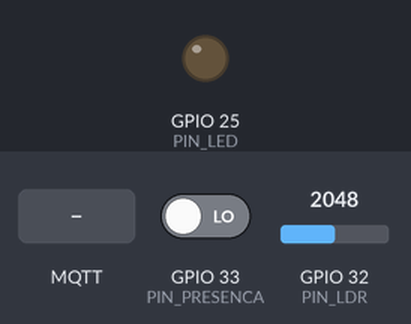
The sketch below on a simulated ESP32. Shown: output pins drawn as LEDs (lit = HIGH). Inputs (shaded band) come from the test bench; at power-on: GPIO 32 (PIN_LDR) = 2048, GPIO 33 (PIN_PRESENCA) LOW. WiFi joins after 1.5 s; servers stay silent unless stated; EEPROM starts erased; no MQTT or app messages arrive unless stated; what the sketch prints to the serial monitor is not drawn.

Above: at 2.7 s.
2.8 s: MQTT message "ON" arrives on the first subscribed topic
At 5.21 s:
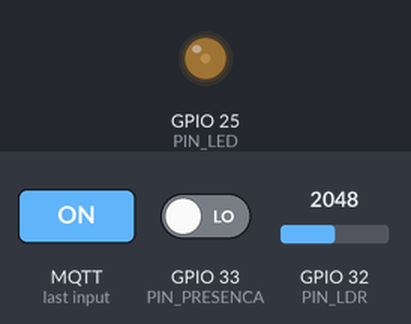
5.8 s: MQTT message "OFF" arrives on the first subscribed topic
At 6.13 s:
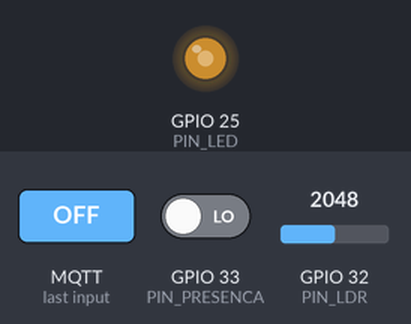
7.7 s: MQTT message "AUTO" arrives on the first subscribed topic
9.2 s: GPIO 32 (PIN_LDR) set to 1052
10.7 s: GPIO 32 (PIN_LDR) set to 932
At 12.9 s:
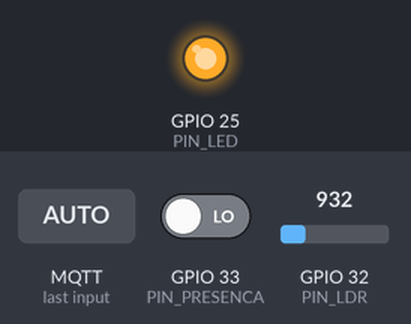
Timing chart, 0 to 13.9 s (numbered marks = the images above; inputs shaded):
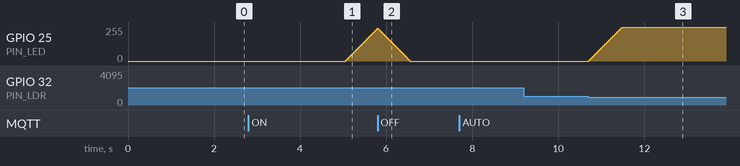

The sketch:

node_iluminacao.ino
```cpp
/* ============================================================
   MINI SMART CITY  -  Placa 2: ILUMINACAO PUBLICA
   ------------------------------------------------------------
   Poste Inteligente = luminosidade (LDR) + presenca (TCRT5000)
     - LDR  (ADC1)  -> decide se esta escuro
     - TCRT5000     -> decide se ha alguem passando sob o poste
     - LED  (PWM)   -> acende so com as DUAS condicoes: escuro E presenca

   POR QUE UM SENSOR REFLEXIVO NO LUGAR DO PIR
   O PIR enxerga corpo quente a metros; o TCRT5000 e optico e reflexivo, e
   enxerga MILIMETROS - o objeto tem de passar por cima dele. Na maquete isso
   muda o que a placa demonstra: em vez de "alguem se aproximando do poste",
   ela detecta "o veiculo passando naquele ponto da via". O que encolheu foi o
   alcance, nao a ideia: continua sendo iluminacao sob demanda. O sensor vai
   embutido no piso, virado para cima, ao lado do poste.

   Duas consequencias que nao sao so de nome:
     - A saida e ATIVA EM BAIXO (LOW com objeto), ao contrario do PIR. Trocar
       so o modulo, sem trocar a comparacao, inverteria o poste inteiro.
     - O TCRT5000 nao tem retencao propria: a saida volta ao repouso no
       instante em que o objeto sai. Quem segura a luz acesa agora e apenas o
       TEMPO_PRESENCA daqui - no PIR, o proprio modulo ja segurava por segundos.

   Controle pelo dashboard Node-RED (MQTT):
     modo   = AUTO | ON | OFF
     limiar = valor do LDR abaixo do qual considera "escuro"

   RECURSOS DE ROBUSTEZ
     - secrets.h        : rede, broker e prefixo de topicos num lugar so
     - LWT              : publica "offline" sozinho se a placa cair
     - Preferences(NVS) : limiar e modo sobrevivem ao reset
     - Heartbeat        : uptime e RSSI para diagnostico

   Core exigido: Arduino-ESP32 3.x
   Bibliotecas:  PubSubClient, ArduinoJson (v7)
   ============================================================ */

#include <WiFi.h>
#include <PubSubClient.h>
#include <ArduinoJson.h>
#include <Preferences.h>
#include "secrets.h"

const char* NODE_ID = "esp32-iluminacao";

// ---------- TOPICOS ----------
const char* TOP_ESTADO = TOPIC_BASE "cidade/iluminacao/estado";
const char* TOP_CMD    = TOPIC_BASE "cidade/iluminacao/cmd";
const char* TOP_STATUS = TOPIC_BASE "cidade/iluminacao/status";
const char* TOP_HB     = TOPIC_BASE "cidade/iluminacao/heartbeat";

// ---------- PINOS ----------
const int PIN_LDR = 32;   // ADC1 (obrigatorio com WiFi ligado)
const int PIN_PRESENCA = 33;   // DO do TCRT5000; o AO fica sem ligacao
const int PIN_LED = 25;   // saida PWM

// Nivel que o modulo apresenta COM objeto na frente. O TCRT5000 vai a LOW; se o
// seu acender o LED de bordo e o pino subir, esta e a unica linha a trocar.
const int NIVEL_DETECTADO = LOW;

// ---------- PARAMETROS (persistidos na NVS) ----------
int    limiar = 1000;      // abaixo disso = escuro
String modo   = "AUTO";    // AUTO | ON | OFF
// Brilho com escuro e SEM ninguem. Zero significa apagado: o poste exige as
// duas condicoes. Vale saber o que se abre mao aqui - iluminacao publica de
// verdade nao apaga entre um pedestre e outro, ela cai para uma base (80 = ~30%)
// e sobe quando alguem passa, porque rua as escuras e problema de seguranca
// publica. Trocar este 0 por 80 devolve o poste dimerizavel sem mexer em mais
// nada: a logica abaixo ja e a mesma nos dois casos.
const int  brilhoBase  = 0;
const int  brilhoAlto  = 255;
const unsigned long TEMPO_PRESENCA = 5000;

// ---------- ESTADO ----------
int           valorLDR    = 0;
bool          presenca    = false;
int           brilhoAtual = 0;
unsigned long fimPresenca = 0;

// ---------- INFRA ----------
WiFiClient    espClient;
PubSubClient  client(espClient);
Preferences   prefs;

unsigned long ultimaTentativaMqtt = 0;
const unsigned long INTERVALO_RECONEXAO = 5000;
unsigned long ultimaTelemetria = 0;
const unsigned long INTERVALO_TELEMETRIA = 1500;
unsigned long ultimoHeartbeat = 0;
const unsigned long INTERVALO_HEARTBEAT = 10000;

// ============================================================
//  PERSISTENCIA (NVS)
// ============================================================
void carregarConfig() {
  prefs.begin("iluminacao", false);
  limiar = prefs.getInt("limiar", limiar);
  modo   = prefs.getString("modo", modo);
  Serial.print("Config carregada -> limiar="); Serial.print(limiar);
  Serial.print(" modo="); Serial.println(modo);
}
void salvarConfig() {
  prefs.putInt("limiar", limiar);
  prefs.putString("modo", modo);
}

// ============================================================
//  WiFi / MQTT
// ============================================================
void setupWifi() {
  WiFi.mode(WIFI_STA);
  WiFi.begin(WIFI_SSID, WIFI_PASS);
  Serial.print("Conectando WiFi");
  while (WiFi.status() != WL_CONNECTED) { delay(300); Serial.print("."); }
  Serial.println();
  Serial.print("IP: "); Serial.println(WiFi.localIP());
}

void callback(char* topic, byte* payload, unsigned int length) {
  String msg;
  for (unsigned int i = 0; i < length; i++) msg += (char)payload[i];
  Serial.print("CMD: "); Serial.println(msg);

  bool mudou = false;
  JsonDocument doc;
  if (!deserializeJson(doc, msg)) {                 // aceita JSON
    if (doc["modo"].is<const char*>())  { modo   = String((const char*)doc["modo"]); mudou = true; }
    if (doc["limiar"].is<int>())        { limiar = doc["limiar"];                    mudou = true; }
  } else {                                          // ou string simples
    msg.trim();
    if (msg == "ON" || msg == "OFF" || msg == "AUTO") { modo = msg; mudou = true; }
  }
  if (mudou) {
    salvarConfig();                                 // calibracao sobrevive ao reset
    // Confirma o comando na telemetria JA no proximo laco, em vez de esperar o
    // periodo de 1,5 s. Alem de deixar o painel responsivo, e o que torna
    // mensuravel a latencia de comando: sem isto, o que se mede e o periodo de
    // publicacao, nao o tempo de resposta.
    ultimaTelemetria = 0;
  }
}

void tentarReconectarMqtt() {
  if (client.connected()) return;
  unsigned long agora = millis();
  if (agora - ultimaTentativaMqtt < INTERVALO_RECONEXAO) return;
  ultimaTentativaMqtt = agora;

  Serial.print("Conectando MQTT... ");
  // LWT: se a placa cair, o broker publica "offline" (retido) sozinho
  if (client.connect(NODE_ID, TOP_STATUS, 1, true, "offline")) {
    Serial.println("ok");
    client.publish(TOP_STATUS, "online", true);
    client.subscribe(TOP_CMD);
  } else {
    Serial.print("falhou rc="); Serial.println(client.state());
  }
}

/* CUIDADO com as sobrecargas do PubSubClient. Nao existe
     publish(const char*, const char*, unsigned int)
   e char* NAO converte implicitamente para uint8_t*, entao escrever
     client.publish(topico, buf, n)
   casa com  publish(const char*, const char*, boolean retained)  e o
   tamanho n vira retained = true. Ou seja: publica RETIDO por acidente,
   sem aviso do compilador.

   A telemetria daqui e deliberadamente NAO retida: a vivacidade vem do
   heartbeat e do LWT, e uma leitura de horas atras nao deve reaparecer
   no painel como se fosse atual. O "online" do TOP_STATUS acima, sim, e
   retido de proposito - faz par com o will message. */
bool publicar(const char* topico, const char* buf, size_t n) {
  return client.publish(topico, (const uint8_t*)buf, (unsigned int)n, false);
}

void publicarTelemetria() {
  JsonDocument doc;
  doc["ldr"]      = valorLDR;
  doc["presenca"] = presenca;
  doc["brilho"]   = brilhoAtual;
  doc["modo"]     = modo;
  doc["limiar"]   = limiar;
  char buffer[160];
  size_t n = serializeJson(doc, buffer);
  publicar(TOP_ESTADO, buffer, n);
}

void publicarHeartbeat() {
  JsonDocument doc;
  doc["uptime"] = millis() / 1000;
  doc["rssi"]   = WiFi.RSSI();
  char buffer[80];
  size_t n = serializeJson(doc, buffer);
  publicar(TOP_HB, buffer, n);
}

// ============================================================
void setup() {
  Serial.begin(115200);
  pinMode(PIN_PRESENCA, INPUT);   // o pull-up e do modulo, nao do ESP32
  pinMode(PIN_LED, OUTPUT);
  analogWrite(PIN_LED, 0);

  carregarConfig();
  setupWifi();
  client.setServer(MQTT_HOST, MQTT_PORT);
  client.setCallback(callback);
}

void loop() {
  tentarReconectarMqtt();
  client.loop();

  // ---- sensores ----
  valorLDR = analogRead(PIN_LDR);            // 0..4095
  presenca = digitalRead(PIN_PRESENCA) == NIVEL_DETECTADO;
  if (presenca) fimPresenca = millis() + TEMPO_PRESENCA;
  bool emPresenca = millis() < fimPresenca;

  // ---- brilho alvo ----
  int alvo;
  if (modo == "OFF")      alvo = 0;
  else if (modo == "ON")  alvo = brilhoAlto;
  else {                                     // AUTO
    // Duas condicoes, e as duas precisam valer: escuro E presenca. A presenca
    // vale por TEMPO_PRESENCA depois do ultimo disparo - sem essa retencao o
    // poste apagaria no instante em que o objeto saisse de cima do sensor.
    bool escuro = valorLDR < limiar;
    if (!escuro)          alvo = 0;
    else if (emPresenca)  alvo = brilhoAlto;
    else                  alvo = brilhoBase;
  }

  // ---- fade nao bloqueante ----
  if (brilhoAtual < alvo)      brilhoAtual = min(alvo, brilhoAtual + 5);
  else if (brilhoAtual > alvo) brilhoAtual = max(alvo, brilhoAtual - 5);
  analogWrite(PIN_LED, brilhoAtual);

  unsigned long agora = millis();
  if (agora - ultimaTelemetria >= INTERVALO_TELEMETRIA) {
    ultimaTelemetria = agora;
    if (client.connected()) publicarTelemetria();
  }
  if (agora - ultimoHeartbeat >= INTERVALO_HEARTBEAT) {
    ultimoHeartbeat = agora;
    if (client.connected()) publicarHeartbeat();
  }

  delay(15);   // passo do fade
}
```

secrets.example.h
```cpp
// Modelo de configuracao. Copie este arquivo para "secrets.h", na mesma
// pasta, e preencha com os dados da SUA rede. O secrets.h nao vai para o
// repositorio (esta no .gitignore), entao a senha nunca fica publica.
//
// Todas as placas usam os mesmos valores.
#pragma once

#define WIFI_SSID   "NOME_DA_REDE"     // rede de 2,4 GHz (o ESP32 nao enxerga 5 GHz)
#define WIFI_PASS   "SENHA_DA_REDE"    // WPA2-Personal; redes como a eduroam nao servem
#define MQTT_HOST   "192.168.0.10"     // IP do computador onde o broker esta rodando
#define MQTT_PORT   1883               // porta padrao do MQTT
#define TOPIC_BASE  ""                 // prefixo opcional dos topicos; deixe vazio
```

Measured:
- the behaviour switches between 1000 and 999 on GPIO 32 (PIN_LDR) (found by bisection; images 2 and 3)
- after the input at 2.8 s, GPIO 25 (PIN_LED): moves from 0/255 to 245/255 over 0.74 s, starting after 2.3 s
- after the input at 7.7 s, every drawn part: stays the same
- after the input at 9.2 s, every drawn part: stays the same
- after the input at 10.7 s, GPIO 25 (PIN_LED): moves from 0/255 to 255/255 over 0.77 s, starting at once
